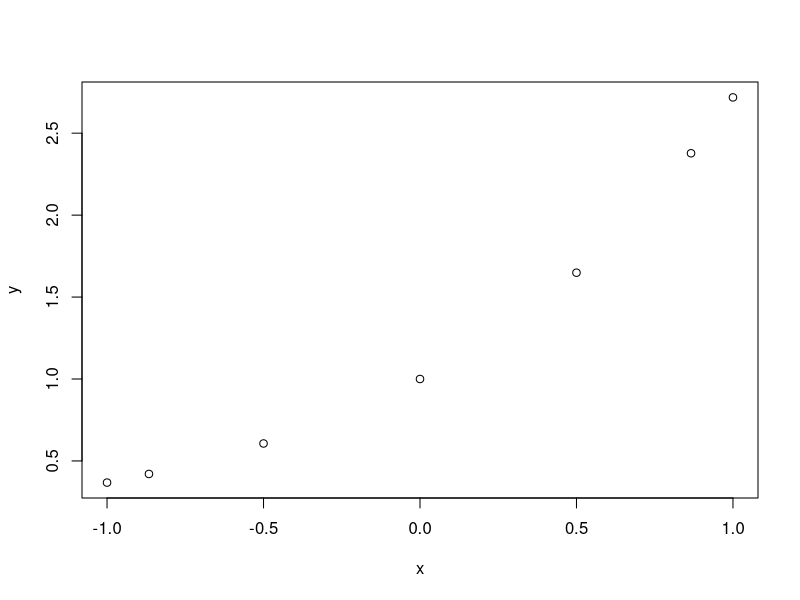
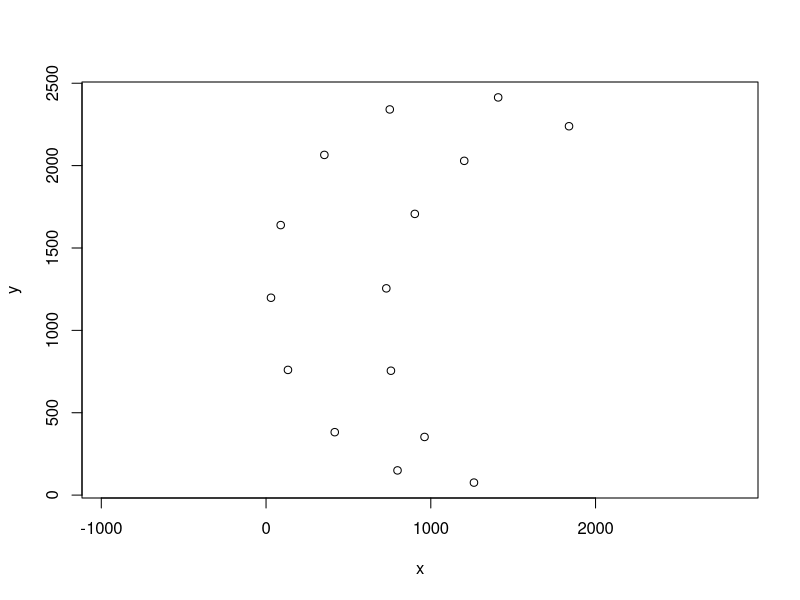

Recreate these plots in R, in order.
## ---- chunk 1
knitr::opts_chunk$set(echo = TRUE)
## ---- chunk 2
xs <- c(1,2,3,4,5,6,7,8,9,10,11,12,13,14,15,16,17,18,19,20)

vand <- outer(xs,0:19,'^')

svd(vand)$d[1]/svd(vand)$d[20]

log10(svd(vand)$d[1]/svd(vand)$d[20])
## ---- chunk 3
x <- cos(((1:7) - 1)*pi/6)
y <- exp(x)
plot(x,y)
## ---- chunk 4
moon.data <- rbind(c(798, 150), c(417, 382), c(133, 760), c(30, 1198), c(89, 1639), c(354, 
  2065), c(751, 2341), c(1409, 2414), c(1839, 2239), c(1203, 2029), c(903, 
  1707), c(730, 1255), c(758, 755), c(962, 353), c(1262, 76))
x <- moon.data[,1]
y <- moon.data[,2]
plot(x,y,asp=1)
